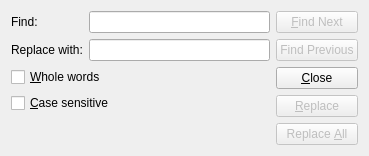
<?xml version="1.0" encoding="UTF-8"?>
<ui version="4.0">
 <class>FindReplaceDialog</class>
 <widget class="QDialog" name="FindReplaceDialog">
  <property name="geometry">
   <rect>
    <x>0</x>
    <y>0</y>
    <width>369</width>
    <height>136</height>
   </rect>
  </property>
  <property name="windowTitle">
   <string>Find/Replace</string>
  </property>
  <layout class="QHBoxLayout" name="horizontalLayout">
   <item>
    <layout class="QVBoxLayout" name="verticalLayout_3">
     <item>
      <layout class="QGridLayout" name="gridLayout">
       <item row="0" column="1">
        <widget class="QLineEdit" name="lineEdit_find"/>
       </item>
       <item row="0" column="0">
        <widget class="QLabel" name="label">
         <property name="text">
          <string>Find:</string>
         </property>
         <property name="buddy">
          <cstring>lineEdit_find</cstring>
         </property>
        </widget>
       </item>
       <item row="1" column="1">
        <widget class="QLineEdit" name="lineEdit_replace"/>
       </item>
       <item row="1" column="0">
        <widget class="QLabel" name="label_2">
         <property name="text">
          <string>Replace with:</string>
         </property>
         <property name="buddy">
          <cstring>lineEdit_replace</cstring>
         </property>
        </widget>
       </item>
      </layout>
     </item>
     <item>
      <layout class="QVBoxLayout" name="verticalLayout" stretch="0,1,0">
       <item>
        <widget class="QCheckBox" name="checkBox_whole_words">
         <property name="text">
          <string>&amp;Whole words</string>
         </property>
        </widget>
       </item>
       <item>
        <widget class="QCheckBox" name="checkBox_case_sensitive">
         <property name="text">
          <string>&amp;Case sensitive</string>
         </property>
        </widget>
       </item>
       <item>
        <spacer name="verticalSpacer_2">
         <property name="orientation">
          <enum>Qt::Vertical</enum>
         </property>
         <property name="sizeHint" stdset="0">
          <size>
           <width>20</width>
           <height>40</height>
          </size>
         </property>
        </spacer>
       </item>
      </layout>
     </item>
    </layout>
   </item>
   <item>
    <layout class="QVBoxLayout" name="verticalLayout_2">
     <item>
      <widget class="QPushButton" name="pushButton_find_next">
       <property name="enabled">
        <bool>false</bool>
       </property>
       <property name="text">
        <string>&amp;Find Next</string>
       </property>
       <property name="shortcut">
        <string>F3</string>
       </property>
       <property name="default">
        <bool>true</bool>
       </property>
      </widget>
     </item>
     <item>
      <widget class="QPushButton" name="pushButton_find_previous">
       <property name="enabled">
        <bool>false</bool>
       </property>
       <property name="text">
        <string>Find Previous</string>
       </property>
       <property name="shortcut">
        <string>Shift+F3</string>
       </property>
      </widget>
     </item>
     <item>
      <widget class="QPushButton" name="pushButton_close">
       <property name="text">
        <string>&amp;Close</string>
       </property>
       <property name="default">
        <bool>false</bool>
       </property>
      </widget>
     </item>
     <item>
      <widget class="QPushButton" name="pushButton_replace">
       <property name="enabled">
        <bool>false</bool>
       </property>
       <property name="text">
        <string>&amp;Replace</string>
       </property>
       <property name="shortcut">
        <string>F4</string>
       </property>
      </widget>
     </item>
     <item>
      <widget class="QPushButton" name="pushButton_replaceall">
       <property name="enabled">
        <bool>false</bool>
       </property>
       <property name="text">
        <string>Replace &amp;All</string>
       </property>
      </widget>
     </item>
     <item>
      <spacer name="verticalSpacer">
       <property name="orientation">
        <enum>Qt::Vertical</enum>
       </property>
       <property name="sizeHint" stdset="0">
        <size>
         <width>20</width>
         <height>40</height>
        </size>
       </property>
      </spacer>
     </item>
    </layout>
   </item>
  </layout>
 </widget>
 <resources/>
 <connections/>
</ui>
